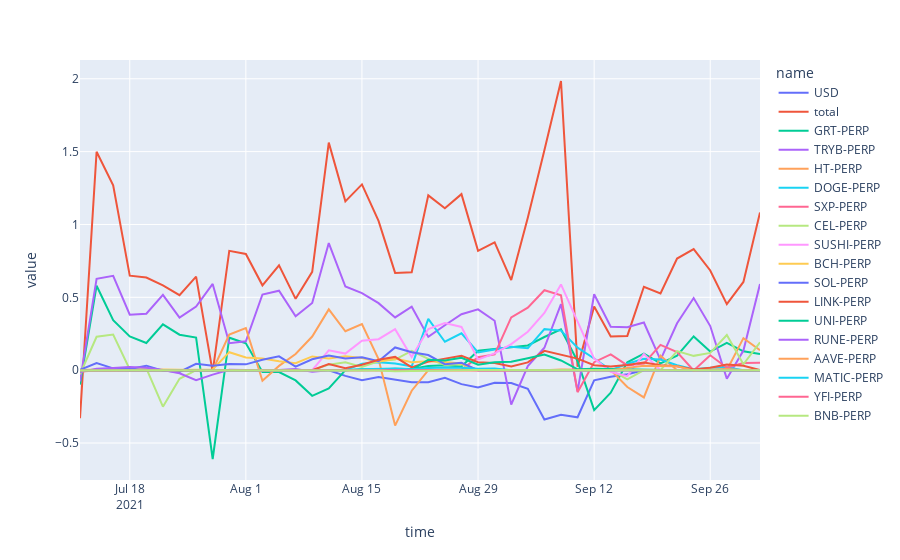

The cell this chart's notebook holds for it:
### Code cell
fig=px.line(run.loc['RealizedCarry'])
fig.show()
